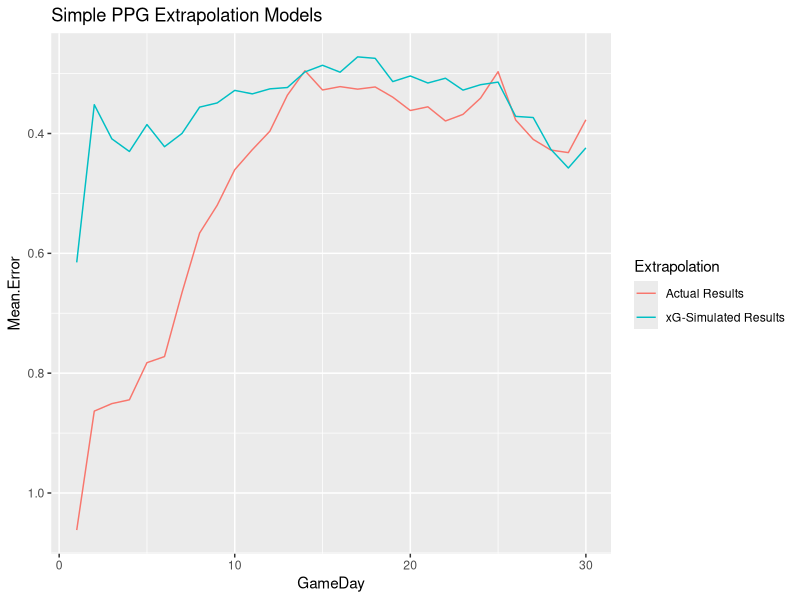
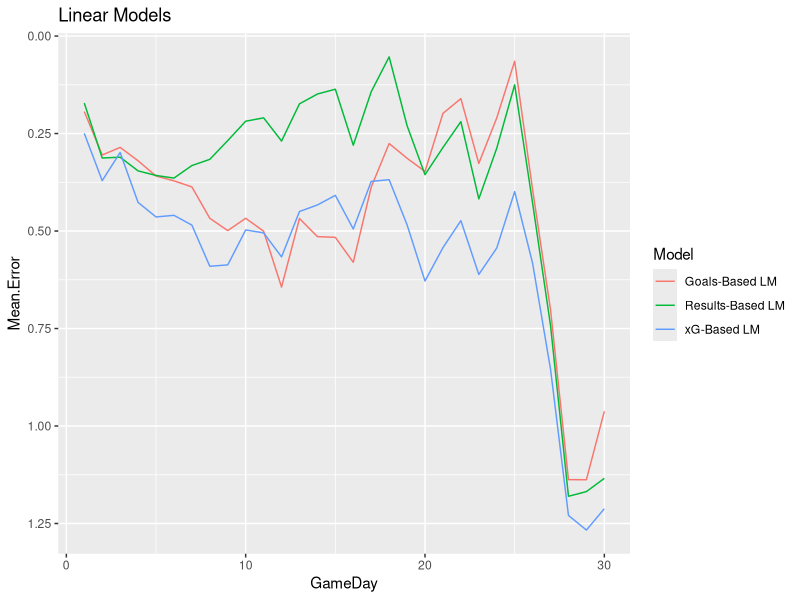

Generate these figures, in order, with R:
library(tidyverse)

# from American Soccer Analysis MLS Interactive Tables
# https://app.americansocceranalysis.com/mls/
game.stats.2019 <- read_csv("./xg_data/american_soccer_analysis_mls_xgoals_games_2019.csv")

## Data prep

# clean up names
names(game.stats.2019)
names(game.stats.2019)[4] <- "HxGtTeam"
names(game.stats.2019)[8] <- "AxGtTeam"
names(game.stats.2019)[14] <- "HxPtsExpected"
names(game.stats.2019)[15] <- "AxPtsExpected"
names(game.stats.2019)
# View(game.stats.2019)

# split into separate dataframes for home and away
# to combine both into a single "long-form" dataframe
names(game.stats.2019)
home.stats.2019 <- data.frame("Date"=game.stats.2019$Date,
                              "Location"="Home",
                              "Team"=game.stats.2019$Home,
                              "Opponent"=game.stats.2019$Away,
                              "xG"=game.stats.2019$HxGtTeam,
                              "xG.Against"=game.stats.2019$AxGtTeam,
                              "Goals"=game.stats.2019$HG,
                              "Goals.Against"=game.stats.2019$AG,
                              "Points.xG.Simul"=game.stats.2019$HxPtsExpected)
away.stats.2019 <- data.frame("Date"=game.stats.2019$Date,
                              "Location"="Away",
                              "Team"=game.stats.2019$Away,
                              "Opponent"=game.stats.2019$Home,
                              "xG"=game.stats.2019$AxGtTeam,
                              "xG.Against"=game.stats.2019$HxGtTeam,
                              "Goals"=game.stats.2019$AG,
                              "Goals.Against"=game.stats.2019$HG,
                              "Points.xG.Simul"=game.stats.2019$AxPtsExpected)

full.stats.2019 <- bind_rows(home.stats.2019,away.stats.2019)
dim(home.stats.2019)
dim(away.stats.2019)
dim(full.stats.2019)
head(full.stats.2019)
tail(full.stats.2019)

# calculate actual points earned
full.stats.2019$Points <- 1
full.stats.2019$Points[full.stats.2019$Goals > full.stats.2019$Goals.Against] <- 3
full.stats.2019$Points[full.stats.2019$Goals < full.stats.2019$Goals.Against] <- 0

# sort the season by date, listing Home team first
full.stats.2019 <- full.stats.2019 %>%
  arrange(
    Date, desc(Location)
  )
# View(full.stats.2019)

# add a game number (e.g. it is Houston's Nth game of the season)
full.stats.2019 <- full.stats.2019 %>%
  group_by(Team) %>% 
  mutate(Game.Number=row_number()) %>%
  ungroup()
# View(full.stats.2019)

## Test predictive performance
# use each game number as a cutoff, measure predictive power of past performance for future
# compare xG-based past performance metrics to actual goals

gameday.cutoffs <- 1:30

holdout.mean.error.base.values <- c()
holdout.mean.error.xg.values <- c()

for (gameday.cutoff in gameday.cutoffs) {
  training.data <- full.stats.2019 %>% filter(Game.Number <= gameday.cutoff)
  test.data <- full.stats.2019 %>% filter(Game.Number > gameday.cutoff)
  
  # a simple model which assumes points per game continue unchanged for each team
  ppg.before <- training.data %>% group_by(Team) %>% summarise(ppg.before = mean(Points))
  ppg.after <- test.data %>% group_by(Team) %>% summarise(ppg.after = mean(Points))
  ppg.merged <- ppg.before %>% inner_join(ppg.after, by=c("Team"="Team"))
  holdout.mean.error.base <- mean(abs(ppg.merged$ppg.after - ppg.merged$ppg.before))
  holdout.mean.error.base.values <- c(holdout.mean.error.base.values, holdout.mean.error.base)
  
  # a model which assumes points per game based on xG simulation continue
  # unchanged for each team
  ppg.before.xg <- training.data %>% group_by(Team) %>% summarise(ppg.before.simul = mean(Points.xG.Simul))
  ppg.after <- test.data %>% group_by(Team) %>% summarise(ppg.after = mean(Points))
  ppg.merged.xg <- ppg.before.xg %>% inner_join(ppg.after, by=c("Team"="Team"))
  holdout.mean.error.xg <- mean(abs(ppg.merged.xg$ppg.after - ppg.merged.xg$ppg.before.simul))
  holdout.mean.error.xg.values <- c(holdout.mean.error.xg.values, holdout.mean.error.xg)
  
  # a model using a weighted combination of actual and xG-simulated points per game
}

basic.model.performance <- data.frame(
  "GameDay"=gameday.cutoffs,
  "Extrapolation"="Actual Results",
  "Mean Error"=holdout.mean.error.base.values
)
xg.model.performance <- data.frame(
  "GameDay"=gameday.cutoffs,
  "Extrapolation"="xG-Simulated Results",
  "Mean Error"=holdout.mean.error.xg.values
)

model.performance.comp <- bind_rows(basic.model.performance,
                                    xg.model.performance)

# plot Mean Error of extrapolating previous results forward
# using actual results vs. xG-simulated results
ggplot(data=model.performance.comp) + 
  geom_line(mapping=aes(x=GameDay,y=Mean.Error,col=Extrapolation)) + 
  scale_y_reverse() + 
  ggtitle("Simple PPG Extrapolation Models")


## build a linear model to predict points per game based on xG, and one based on actual goals
## and a model based on team results

holdout.lm.goals.mean.error.avg.values <- c()
holdout.lm.xg.mean.error.avg.values <- c()
holdout.lm.results.mean.error.avg.values <- c()

gameday.cutoffs <- 1:30
teams <- unique(full.stats.2019$Team)

# measure performance of the linear models at each gameday cutoff
for (gameday.cutoff in gameday.cutoffs) {
  
  # use pre-cutoff data to predict post-cutoff performance on a per-team basis
  predictor.data <- full.stats.2019 %>% filter(Game.Number <= gameday.cutoff) %>%
    group_by(Team) %>%
    summarize(avg.xG=mean(xG),
              avg.xG.Against=mean(xG.Against),
              avg.Goals=mean(Goals),
              avg.Goals.Against=mean(Goals.Against),
              avg.Points.Before=mean(Points))
  label.data <- full.stats.2019 %>% filter(Game.Number > gameday.cutoff) %>%
    group_by(Team) %>%
    summarize(avg.Points.After=mean(Points))
  
  lm.data <- predictor.data %>% inner_join(label.data, by="Team")
  # head(lm.data)
  
  # measure model performance using leave-one-out cross-validation with each team as a holdout
  for (holdout.team in teams) {
    holdout.lm.goals.mean.error.crossval.values <- c()
    holdout.lm.xg.mean.error.crossval.values <- c()
    holdout.lm.results.mean.error.crossval.values <- c()
    
    # Note: the training / test split is not totally clean because the "other side" of the holdout 
    # team's results are included in the training data, but that shouldn't cause major problems
    # TODO fix this by removing all games involving the holdout team from training, even their opponent's results
    training.data <- lm.data %>% filter(Team != holdout.team)
    test.data <- lm.data %>% filter(Team == holdout.team)
    
    # goals-based lm
    goals.lm <- lm(data=training.data, avg.Points.After ~ avg.Goals + avg.Goals.Against)
    goals.lm.pred <- predict(goals.lm, newdata = test.data)
    holdout.lm.goals.mean.error.crossval.val <- mean(abs(test.data$avg.Points.After - goals.lm.pred))
    holdout.lm.goals.mean.error.crossval.values <- c(holdout.lm.goals.mean.error.crossval.values, holdout.lm.goals.mean.error.crossval.val)
    
    # xg-based lm
    xg.lm <- lm(data=training.data, avg.Points.After ~ avg.xG + avg.xG.Against)
    xg.lm.pred <- predict(xg.lm, newdata = test.data)
    holdout.lm.xg.mean.error.crossval.val <- mean(abs(test.data$avg.Points.After - xg.lm.pred))
    holdout.lm.xg.mean.error.crossval.values <- c(holdout.lm.xg.mean.error.crossval.values, holdout.lm.xg.mean.error.crossval.val)
    
    # previous results-based lm
    results.lm <- lm(data=training.data, avg.Points.After ~ avg.Points.Before)
    results.lm.pred <- predict(results.lm, newdata = test.data)
    holdout.lm.results.mean.error.crossval.val <- mean(abs(test.data$avg.Points.After - results.lm.pred))
    holdout.lm.results.mean.error.crossval.values <- c(holdout.lm.results.mean.error.crossval.values, holdout.lm.results.mean.error.crossval.val)
    
    # TODO add "kitchen sink" linear model
  }
  
  # aggregate the crossval mean errors for each holdout team into a single value per gameday cutoff
  holdout.lm.goals.mean.error.avg.values <- c(holdout.lm.goals.mean.error.avg.values,
                                              mean(abs(holdout.lm.goals.mean.error.crossval.values)))
  holdout.lm.xg.mean.error.avg.values <- c(holdout.lm.xg.mean.error.avg.values,
                                           mean(abs(holdout.lm.xg.mean.error.crossval.values)))
  holdout.lm.results.mean.error.avg.values <- c(holdout.lm.results.mean.error.avg.values,
                                                mean(abs(holdout.lm.results.mean.error.crossval.values)))
}

goals.lm.performance <- data.frame(
  "GameDay"=gameday.cutoffs,
  "Model"="Goals-Based LM",
  "Mean Error"=holdout.lm.goals.mean.error.avg.values
)
xg.lm.performance <- data.frame(
  "GameDay"=gameday.cutoffs,
  "Model"="xG-Based LM",
  "Mean Error"=holdout.lm.xg.mean.error.avg.values
)
results.lm.performance <- data.frame(
  "GameDay"=gameday.cutoffs,
  "Model"="Results-Based LM",
  "Mean Error"=holdout.lm.results.mean.error.avg.values
)

linear.model.performance.comp <- bind_rows(goals.lm.performance,
                                    xg.lm.performance,
                                    results.lm.performance)

# plot Mean Error of extrapolating previous results forward
# using actual results vs. xG-simulated results
ggplot(data=linear.model.performance.comp) + 
  geom_line(mapping=aes(x=GameDay,y=Mean.Error,col=Model)) + 
  scale_y_reverse() + 
  ggtitle("Linear Models")
# TODO what accounts for the steep performance drop around gameday 25?


## TODO incorporate multiple years of data

## TODO does counting a draw as 1.5 points for predicting future results help?
## or using wins and draws as separate predictors?

